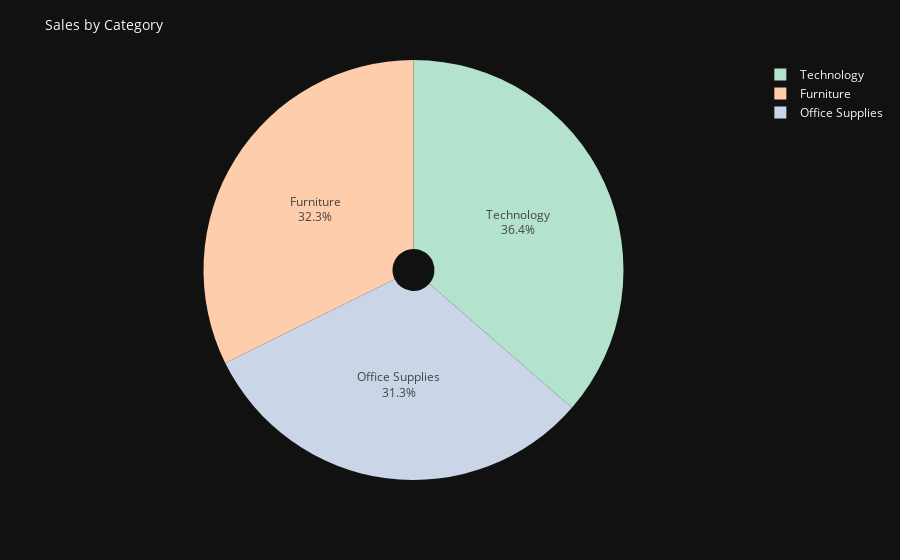

Write notebook code for a chart like this one.
### Markdown cell above
# Sales by Category

### Code cell
sales_by_category = df.groupby('Category')['Sales'].sum().reset_index()
fig = px.pie(sales_by_category, values='Sales', names='Category', hole=0.1, color_discrete_sequence=colors.qualitative.Pastel2)

fig.update_traces(textposition = 'inside', textinfo='percent+label')
fig.update_layout(title_text='Sales by Category', title_font=dict(size=14))
fig.show()

### Figure 1 — Plotly figure (JSON) as saved in the notebook; plotly's stock layout.template omitted (floating-point values rounded to 4 significant figures)
{"data": [{"domain": {"x": [0.0, 1.0], "y": [0.0, 1.0]}, "hole": 0.1, "hovertemplate": "Category=%{label}<br>Sales=%{value}<extra></extra>", "labels": ["Furniture", "Office Supplies", "Technology"], "legendgroup": "", "name": "", "showlegend": true, "values": [742000.0, 719000.0, 836200.0], "type": "pie", "textinfo": "percent+label", "textposition": "inside"}], "layout": {"legend": {"tracegroupgap": 0}, "margin": {"t": 60}, "piecolorway": ["rgb(179,226,205)", "rgb(253,205,172)", "rgb(203,213,232)", "rgb(244,202,228)", "rgb(230,245,201)", "rgb(255,242,174)", "rgb(241,226,204)", "rgb(204,204,204)"], "title": {"font": {"size": 14}, "text": "Sales by Category"}}}
